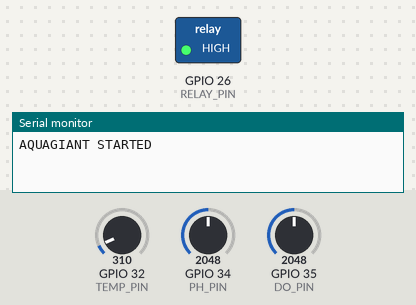
Recording of a sketch running on a simulated ESP32. On the bench: switched loads named in the sketch (green lamp = pin HIGH), the last lines printed to the serial monitor. The test bench sets the inputs (shaded band); at power-on: GPIO 35 (DO_PIN) = 2048, GPIO 32 (TEMP_PIN) = 310, GPIO 34 (PH_PIN) = 2048 (analog values on the 0–4095 scale). WiFi joins after 1.5 s; servers stay silent unless stated; random numbers use the default seed unless the sketch sets one; no MQTT or app messages arrive unless stated.

Above: at 1.2 s.
1.3 s: GPIO 35 (DO_PIN) set to 1243
4.3 s: GPIO 35 (DO_PIN) set to 1124
At 4.8 s:
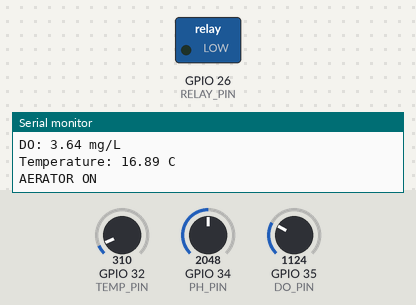
Timing chart, 0 to 7.3 s (numbered marks = the images above; inputs shaded):
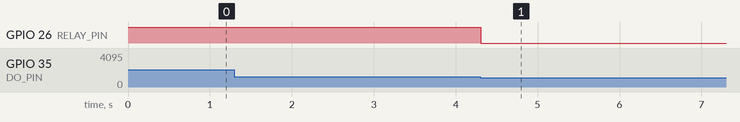

The sketch:

sketch.ino
```cpp
#include <WiFi.h>
#include <PubSubClient.h>

// Made by CREATEVA


// GPIO
#define PH_PIN 34
#define DO_PIN 35
#define TEMP_PIN 32
#define RELAY_PIN 26

// Relay active LOW
#define RELAY_ON LOW
#define RELAY_OFF HIGH

// WiFi Wokwi
const char* WIFI_SSID = "Wokwi-GUEST";
const char* WIFI_PASSWORD = "";

// MQTT DEMO BROKER
const char* MQTT_HOST = "broker.hivemq.com";
const int MQTT_PORT = 1883;

// MQTT Topics
const char* TOPIC_DATA =
  "aquagiant/team01/pond01/data";

const char* TOPIC_COMMAND =
  "aquagiant/team01/pond01/command";

const char* TOPIC_STATUS =
  "aquagiant/team01/pond01/status";


// MQTT client
WiFiClient wifiClient;
PubSubClient mqtt(wifiClient);
// -----


// data Sensor
float phValue = 7.0;
float doValue = 6.0;
float temperature = 28.0;

bool relayState = false;

unsigned long lastPublish = 0;
unsigned long lastWiFiAttempt = 0;
unsigned long lastMQTTAttempt = 0;

const unsigned long PUBLISH_INTERVAL = 3000;
// -----


// Control Relay

void setRelay(bool state) {

  if (relayState == state) {
    return;
  }

  relayState = state;

  digitalWrite(
    RELAY_PIN,
    state ? RELAY_ON : RELAY_OFF
  );

  Serial.println(
    state ? "AERATOR ON" : "AERATOR OFF"
  );

  if (mqtt.connected()) {
    mqtt.publish(
      TOPIC_STATUS,
      state ? "ON" : "OFF",
      true
    );
  }
}
// -----


// Sensor

void readSensors() {
  int phRaw = analogRead(PH_PIN);
  int doRaw = analogRead(DO_PIN);
  int tempRaw = analogRead(TEMP_PIN);

  // Mapping untuk simulasi Wokwi
  phValue = (phRaw / 4095.0) * 14.0;

  doValue = (doRaw / 4095.0) * 12.0;

  temperature =
    15.0 + (tempRaw / 4095.0) * 25.0;

  // Limit output
  phValue = constrain(phValue, 0, 14);
  doValue = constrain(doValue, 0, 12);
  temperature = constrain(temperature, 15, 40);
}
// -----


// Callback MQTT

void mqttCallback(
  char* topic,
  byte* payload,
  unsigned int length
) {
  String command = "";

  for (unsigned int i = 0; i < length; i++) {
    command += (char)payload[i];
  }

  command.trim();

  Serial.print("AI COMMAND: ");
  Serial.println(command);

  if (command == "ON") {
    setRelay(true);
  }

  else if (command == "OFF") {
    // Safety interlock
    if (doValue > 5.0) {
      setRelay(false);
    } else {
      setRelay(true);
      Serial.println(
        "OFF rejected: DO still low"
      );
    }
  }
}
// ---------


// Wifi

void connectWiFi() {
  if (WiFi.status() == WL_CONNECTED) {
    return;
  }

  unsigned long now = millis();

  if (now - lastWiFiAttempt < 5000) {
    return;
  }

  lastWiFiAttempt = now;

  Serial.println("Connecting WiFi...");

  WiFi.begin(WIFI_SSID, WIFI_PASSWORD);
}
// --------


// MQTT

void connectMQTT() {
  if (mqtt.connected() ||
      WiFi.status() != WL_CONNECTED) {
    return;
  }

  unsigned long now = millis();

  if (now - lastMQTTAttempt < 3000) {
    return;
  }

  lastMQTTAttempt = now;

  String clientId =
    "AquaGiant-" +
    String(random(0xffff), HEX);

  Serial.println("Connecting MQTT...");

  if (mqtt.connect(clientId.c_str())) {
    Serial.println("MQTT Connected!");

    mqtt.subscribe(TOPIC_COMMAND);

    mqtt.publish(
      TOPIC_STATUS,
      relayState ? "ON" : "OFF",
      true
    );
  } else {
    Serial.print("MQTT Error: ");
    Serial.println(mqtt.state());
  }
}
// -------


// Publish data sensor

void publishData() {
  char payload[200];

  snprintf(
    payload,
    sizeof(payload),
    "{\"temperature\":%.2f,"
    "\"ph\":%.2f,"
    "\"do\":%.2f}",
    temperature,
    phValue,
    doValue
  );

  mqtt.publish(TOPIC_DATA, payload);

  Serial.println(payload);
}
// ------

// Setup

void setup() {
  Serial.begin(115200);

  pinMode(RELAY_PIN, OUTPUT);

  digitalWrite(RELAY_PIN, RELAY_OFF);

  analogReadResolution(12);

  mqtt.setServer(MQTT_HOST, MQTT_PORT);
  mqtt.setCallback(mqttCallback);

  mqtt.setBufferSize(256);

  WiFi.mode(WIFI_STA);
  connectWiFi();

  Serial.println("AQUAGIANT STARTED");
}
// -------


// Loop

void loop() {
  connectWiFi();
  connectMQTT();

  if (mqtt.connected()) {
    mqtt.loop();
  }

  readSensors();

  // Local safety: DO very low
  if (doValue < 3.5) {
    setRelay(true);
  }

  unsigned long now = millis();

  if (now - lastPublish >= PUBLISH_INTERVAL) {
    lastPublish = now;

    Serial.println("----- AQUAGIANT -----");
    Serial.printf("pH: %.2f\n", phValue);
    Serial.printf("DO: %.2f mg/L\n", doValue);
    Serial.printf("Temperature: %.2f C\n", temperature);

    if (mqtt.connected()) {
      publishData();
    }
  }

  delay(50);
}
```

Measured:
- the behaviour switches between 1195 and 1194 on GPIO 35 (DO_PIN) (found by bisection; images 0 and 1)
- after the input at 4.3 s, GPIO 26 (RELAY_PIN): HIGH → LOW at once
